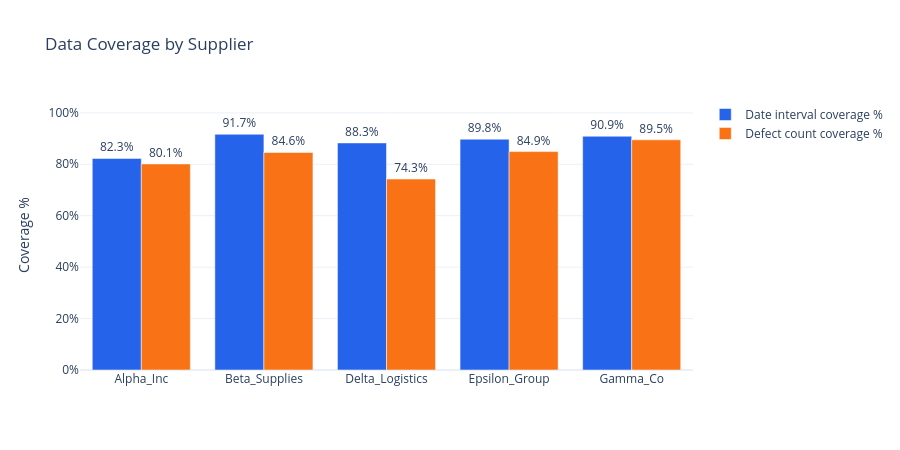

Notebook cell for this chart:
### Markdown cell above
## 3. Data Coverage by Supplier

Compare the percentage of each supplier's orders with usable date
intervals and known defect counts.

Report both usable counts and percentages because suppliers have
different order volumes.

Coverage measures data availability, not supplier performance.
Missing records may affect the reliability of later comparisons.

### Code cell
# "size" counts all orders; "count" counts non-missing values.
supplier_coverage = (
    prepared_df.groupby("Supplier", dropna=False)
    .agg(
        Orders=("PO_ID", "size"),
        Usable_Intervals=("Recorded_Date_Interval_Days", "count"),
        Known_Defect_Counts=("Defective_Units", "count"),
    )
    .reset_index()
)

supplier_coverage["Date interval coverage %"] = (
    100 * supplier_coverage["Usable_Intervals"]
    / supplier_coverage["Orders"]
)

supplier_coverage["Defect count coverage %"] = (
    100 * supplier_coverage["Known_Defect_Counts"]
    / supplier_coverage["Orders"]
)

display(supplier_coverage.round(2))

# Convert the two percentage columns into rows for grouped bars.
supplier_coverage_plot = supplier_coverage.melt(
    id_vars=["Supplier", "Orders"],
    value_vars=[
        "Date interval coverage %",
        "Defect count coverage %",
    ],
    var_name="Measure",
    value_name="Coverage %",
)

fig = px.bar(
    supplier_coverage_plot,
    x="Supplier",
    y="Coverage %",
    color="Measure",
    barmode="group",
    text="Coverage %",
    hover_data={"Orders": True, "Coverage %": ":.2f"},
    title="Data Coverage by Supplier",
    color_discrete_map={
        "Date interval coverage %": "#2563EB",
        "Defect count coverage %": "#F97316",
    },
    template="plotly_white",
)

fig.update_traces(
    texttemplate="%{y:.1f}%",
    textposition="outside",
    cliponaxis=False,
)
fig.update_layout(
    height=450,
    xaxis_title=None,
    legend_title_text=None,
)
fig.update_yaxes(range=[0, 105], ticksuffix="%")

fig.show()

### Figure 1 — Plotly figure (JSON) as saved in the notebook; plotly's stock layout.template omitted (floating-point values rounded to 4 significant figures)
{"data": [{"alignmentgroup": "True", "cliponaxis": false, "customdata": [[141], [156], [171], [166], [143]], "hovertemplate": "Measure=Date interval coverage %<br>Supplier=%{x}<br>Coverage %=%{text:.2f}<br>Orders=%{customdata[0]}<extra></extra>", "legendgroup": "Date interval coverage %", "marker": {"color": "#2563EB", "pattern": {"shape": ""}}, "name": "Date interval coverage %", "offsetgroup": "Date interval coverage %", "orientation": "v", "showlegend": true, "text": [82.27, 91.67, 88.3, 89.76, 90.91], "textposition": "outside", "texttemplate": "%{y:.1f}%", "type": "bar", "x": ["Alpha_Inc", "Beta_Supplies", "Delta_Logistics", "Epsilon_Group", "Gamma_Co"], "xaxis": "x", "y": [82.27, 91.67, 88.3, 89.76, 90.91], "yaxis": "y"}, {"alignmentgroup": "True", "cliponaxis": false, "customdata": [[141], [156], [171], [166], [143]], "hovertemplate": "Measure=Defect count coverage %<br>Supplier=%{x}<br>Coverage %=%{text:.2f}<br>Orders=%{customdata[0]}<extra></extra>", "legendgroup": "Defect count coverage %", "marker": {"color": "#F97316", "pattern": {"shape": ""}}, "name": "Defect count coverage %", "offsetgroup": "Defect count coverage %", "orientation": "v", "showlegend": true, "text": [80.14, 84.62, 74.27, 84.94, 89.51], "textposition": "outside", "texttemplate": "%{y:.1f}%", "type": "bar", "x": ["Alpha_Inc", "Beta_Supplies", "Delta_Logistics", "Epsilon_Group", "Gamma_Co"], "xaxis": "x", "y": [80.14, 84.62, 74.27, 84.94, 89.51], "yaxis": "y"}], "layout": {"barmode": "group", "height": 450, "legend": {"title": {}, "tracegroupgap": 0}, "title": {"text": "Data Coverage by Supplier"}, "xaxis": {"anchor": "y", "domain": [0, 1], "title": {}}, "yaxis": {"anchor": "x", "domain": [0, 1], "range": [0, 105], "ticksuffix": "%", "title": {"text": "Coverage %"}}}}
